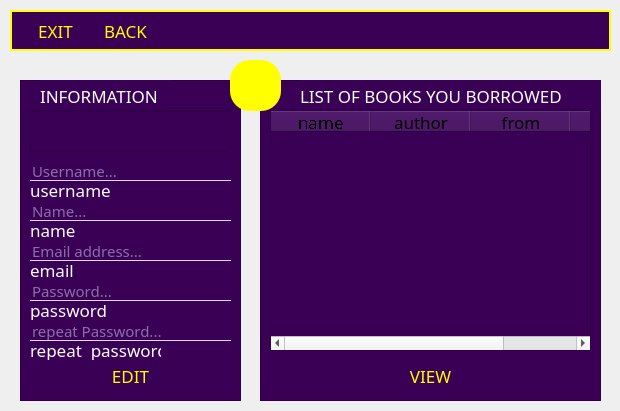
<?xml version="1.0" encoding="UTF-8"?>
<ui version="4.0">
 <class>profile_u</class>
 <widget class="QDialog" name="profile_u">
  <property name="geometry">
   <rect>
    <x>0</x>
    <y>0</y>
    <width>620</width>
    <height>411</height>
   </rect>
  </property>
  <property name="windowTitle">
   <string>Dialog</string>
  </property>
  <property name="styleSheet">
   <string notr="true">QWidget
{
background:url(:/first/user_m.jpg);

}
*{
font-family:century gothic;
font-size:17px;
}
QFrame
{
background: #390055;

}
QToolButton
{
background:yellow;
border-radius:20px;
}
QPushButton
{
background : transparent;
	font: 17pt &quot;MV Boli&quot;;
color:yellow;
border:none;
}
QLabel
{
color:white;
}
QPushButton:hover
{
color:#333;
border-radius:15px;
background: yellow;
}
QLineEdit
{
background:transparent;
border:none;
color:#dddbff;
border-bottom:1px solid #dddbff;
font-size:15px;
}
#register_2
{
background:transparent;
border:none;
font-size:14px;
color:red;
}
#register_2:hover
{
color:#379eff;

}
QCheckBox
{
background: transparent;
color:#dddbff;
font-size:10px;
}
QTextBrowser
{
font-size: 13px;
color:#dddbff;
}
#lable_2
{
font-size:10 px;
}
#usernamek
{
background:transparent;
	font:7pt &quot;Nazanintar&quot;;
}
#emailk
{
background:transparent;
	font:7pt &quot;Nazanintar&quot;;
}
#namek
{
background:transparent;
	font:7pt &quot;Nazanintar&quot;;
}
#passk
{
background:transparent;
	font:7pt &quot;Nazanintar&quot;;
}
#repassk
{
background:transparent;
	font:7pt &quot;Nazanintar&quot;;
}
#exit_3
{
font: 12pt &quot;MV Boli&quot;;
}
#back
{
font: 12pt &quot;MV Boli&quot;;
}
#bala
{
border :2px solid yellow;
}
#amanat
{
color:yellow;
}</string>
  </property>
  <widget class="QFrame" name="frame">
   <property name="geometry">
    <rect>
     <x>20</x>
     <y>80</y>
     <width>221</width>
     <height>321</height>
    </rect>
   </property>
   <property name="frameShape">
    <enum>QFrame::StyledPanel</enum>
   </property>
   <property name="frameShadow">
    <enum>QFrame::Raised</enum>
   </property>
   <widget class="QLabel" name="label">
    <property name="geometry">
     <rect>
      <x>20</x>
      <y>0</y>
      <width>131</width>
      <height>31</height>
     </rect>
    </property>
    <property name="text">
     <string>INFORMATION</string>
    </property>
   </widget>
   <widget class="QLineEdit" name="name">
    <property name="geometry">
     <rect>
      <x>10</x>
      <y>120</y>
      <width>201</width>
      <height>21</height>
     </rect>
    </property>
    <property name="inputMask">
     <string/>
    </property>
    <property name="text">
     <string/>
    </property>
    <property name="cursorPosition">
     <number>0</number>
    </property>
    <property name="placeholderText">
     <string>Name...</string>
    </property>
   </widget>
   <widget class="QLineEdit" name="password">
    <property name="geometry">
     <rect>
      <x>10</x>
      <y>200</y>
      <width>201</width>
      <height>21</height>
     </rect>
    </property>
    <property name="inputMask">
     <string/>
    </property>
    <property name="text">
     <string/>
    </property>
    <property name="echoMode">
     <enum>QLineEdit::Password</enum>
    </property>
    <property name="placeholderText">
     <string>Password...</string>
    </property>
   </widget>
   <widget class="QTextBrowser" name="textBrowser">
    <property name="geometry">
     <rect>
      <x>10</x>
      <y>30</y>
      <width>201</width>
      <height>41</height>
     </rect>
    </property>
   </widget>
   <widget class="QPushButton" name="exit">
    <property name="geometry">
     <rect>
      <x>20</x>
      <y>280</y>
      <width>181</width>
      <height>31</height>
     </rect>
    </property>
    <property name="font">
     <font>
      <family>MV Boli</family>
      <pointsize>17</pointsize>
      <weight>50</weight>
      <italic>false</italic>
      <bold>false</bold>
     </font>
    </property>
    <property name="text">
     <string>EDIT</string>
    </property>
   </widget>
   <widget class="QLineEdit" name="password_2">
    <property name="geometry">
     <rect>
      <x>10</x>
      <y>240</y>
      <width>201</width>
      <height>21</height>
     </rect>
    </property>
    <property name="inputMask">
     <string/>
    </property>
    <property name="text">
     <string/>
    </property>
    <property name="echoMode">
     <enum>QLineEdit::Password</enum>
    </property>
    <property name="placeholderText">
     <string>repeat Password...</string>
    </property>
   </widget>
   <widget class="QLineEdit" name="username">
    <property name="geometry">
     <rect>
      <x>10</x>
      <y>80</y>
      <width>201</width>
      <height>21</height>
     </rect>
    </property>
    <property name="inputMask">
     <string/>
    </property>
    <property name="text">
     <string/>
    </property>
    <property name="placeholderText">
     <string>Username...</string>
    </property>
   </widget>
   <widget class="QLineEdit" name="email">
    <property name="geometry">
     <rect>
      <x>10</x>
      <y>160</y>
      <width>201</width>
      <height>21</height>
     </rect>
    </property>
    <property name="inputMask">
     <string/>
    </property>
    <property name="text">
     <string/>
    </property>
    <property name="placeholderText">
     <string>Email address...</string>
    </property>
   </widget>
   <widget class="QLabel" name="usernamek">
    <property name="geometry">
     <rect>
      <x>10</x>
      <y>100</y>
      <width>131</width>
      <height>20</height>
     </rect>
    </property>
    <property name="text">
     <string>username</string>
    </property>
   </widget>
   <widget class="QLabel" name="namek">
    <property name="geometry">
     <rect>
      <x>10</x>
      <y>140</y>
      <width>131</width>
      <height>20</height>
     </rect>
    </property>
    <property name="text">
     <string>name</string>
    </property>
   </widget>
   <widget class="QLabel" name="emailk">
    <property name="geometry">
     <rect>
      <x>10</x>
      <y>180</y>
      <width>131</width>
      <height>20</height>
     </rect>
    </property>
    <property name="text">
     <string>email</string>
    </property>
   </widget>
   <widget class="QLabel" name="passk">
    <property name="geometry">
     <rect>
      <x>10</x>
      <y>220</y>
      <width>131</width>
      <height>20</height>
     </rect>
    </property>
    <property name="text">
     <string>password</string>
    </property>
   </widget>
   <widget class="QLabel" name="repassk">
    <property name="geometry">
     <rect>
      <x>10</x>
      <y>260</y>
      <width>131</width>
      <height>20</height>
     </rect>
    </property>
    <property name="text">
     <string>repeat  password</string>
    </property>
   </widget>
  </widget>
  <widget class="QToolButton" name="toolButton">
   <property name="geometry">
    <rect>
     <x>230</x>
     <y>60</y>
     <width>51</width>
     <height>51</height>
    </rect>
   </property>
   <property name="text">
    <string/>
   </property>
   <property name="icon">
    <iconset resource="resource.qrc">
     <normaloff>:/first/login.png</normaloff>:/first/login.png</iconset>
   </property>
   <property name="iconSize">
    <size>
     <width>128</width>
     <height>128</height>
    </size>
   </property>
  </widget>
  <widget class="QFrame" name="frame_2">
   <property name="geometry">
    <rect>
     <x>260</x>
     <y>80</y>
     <width>341</width>
     <height>321</height>
    </rect>
   </property>
   <property name="frameShape">
    <enum>QFrame::StyledPanel</enum>
   </property>
   <property name="frameShadow">
    <enum>QFrame::Raised</enum>
   </property>
   <widget class="QLabel" name="label_2">
    <property name="geometry">
     <rect>
      <x>40</x>
      <y>0</y>
      <width>311</width>
      <height>31</height>
     </rect>
    </property>
    <property name="text">
     <string>LIST OF BOOKS YOU BORROWED</string>
    </property>
   </widget>
   <widget class="QPushButton" name="exit_2">
    <property name="geometry">
     <rect>
      <x>30</x>
      <y>280</y>
      <width>281</width>
      <height>31</height>
     </rect>
    </property>
    <property name="font">
     <font>
      <family>MV Boli</family>
      <pointsize>17</pointsize>
      <weight>50</weight>
      <italic>false</italic>
      <bold>false</bold>
     </font>
    </property>
    <property name="text">
     <string>VIEW</string>
    </property>
   </widget>
   <widget class="QTableWidget" name="amanat">
    <property name="geometry">
     <rect>
      <x>10</x>
      <y>30</y>
      <width>321</width>
      <height>241</height>
     </rect>
    </property>
    <property name="autoFillBackground">
     <bool>false</bool>
    </property>
    <property name="lineWidth">
     <number>1</number>
    </property>
    <column>
     <property name="text">
      <string>name</string>
     </property>
     <property name="font">
      <font>
       <family>Papyrus</family>
       <stylestrategy>NoAntialias</stylestrategy>
      </font>
     </property>
     <property name="background">
      <color>
       <red>35</red>
       <green>1</green>
       <blue>34</blue>
      </color>
     </property>
    </column>
    <column>
     <property name="text">
      <string>author</string>
     </property>
     <property name="font">
      <font>
       <family>Papyrus</family>
      </font>
     </property>
    </column>
    <column>
     <property name="text">
      <string>from</string>
     </property>
     <property name="font">
      <font>
       <family>Papyrus</family>
      </font>
     </property>
    </column>
    <column>
     <property name="text">
      <string>to</string>
     </property>
     <property name="font">
      <font>
       <family>Papyrus</family>
      </font>
     </property>
    </column>
   </widget>
  </widget>
  <widget class="QPushButton" name="back">
   <property name="geometry">
    <rect>
     <x>90</x>
     <y>20</y>
     <width>71</width>
     <height>21</height>
    </rect>
   </property>
   <property name="text">
    <string>BACK</string>
   </property>
  </widget>
  <widget class="QPushButton" name="exit_3">
   <property name="geometry">
    <rect>
     <x>20</x>
     <y>20</y>
     <width>71</width>
     <height>21</height>
    </rect>
   </property>
   <property name="font">
    <font>
     <family>MV Boli</family>
     <pointsize>12</pointsize>
     <weight>50</weight>
     <italic>false</italic>
     <bold>false</bold>
    </font>
   </property>
   <property name="text">
    <string>EXIT</string>
   </property>
  </widget>
  <widget class="QTextBrowser" name="bala">
   <property name="geometry">
    <rect>
     <x>10</x>
     <y>10</y>
     <width>601</width>
     <height>41</height>
    </rect>
   </property>
  </widget>
  <zorder>bala</zorder>
  <zorder>frame</zorder>
  <zorder>frame_2</zorder>
  <zorder>toolButton</zorder>
  <zorder>back</zorder>
  <zorder>exit_3</zorder>
 </widget>
 <resources>
  <include location="resource.qrc"/>
 </resources>
 <connections/>
</ui>
